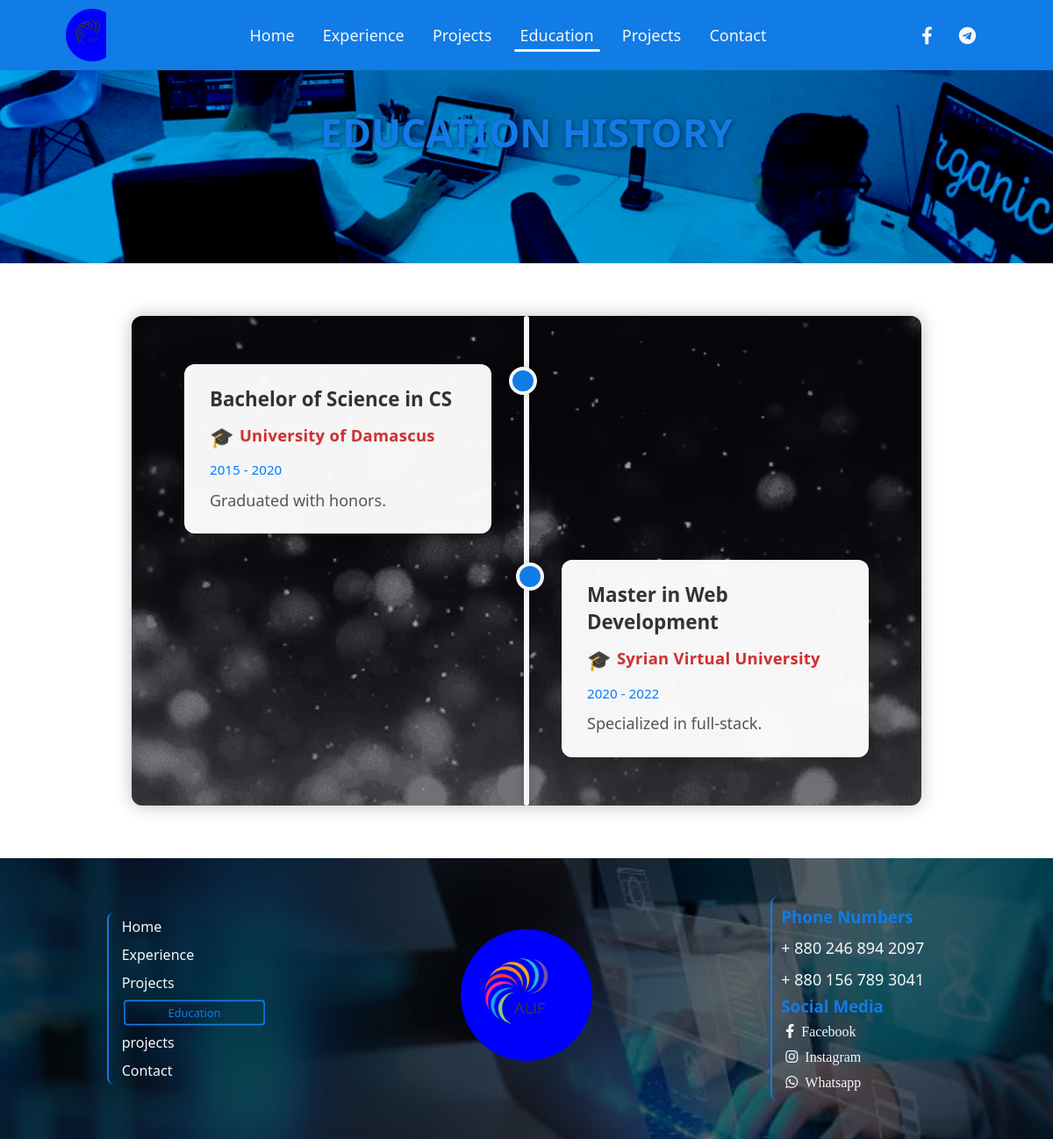
The app's page /education1.php with its own data.
### tables this page shows
CREATE TABLE education_timeline (
    id INT AUTO_INCREMENT PRIMARY KEY,
    title VARCHAR(100) NOT NULL,
    institution VARCHAR(100) NOT NULL,
    year VARCHAR(50) NOT NULL,
    description TEXT,
    order_num INT DEFAULT 0
);

### education1.php (the view, shortened to what this page needs)
<!DOCTYPE html>
<html lang="en">
<head>
    <link rel="stylesheet" href="styles/all.min.css" />
    <link rel="stylesheet" href="styles/v4-shims.min.css" />
    <link rel="stylesheet" href="styles/main.css" />
</head>
<body>
    <header class="f-around">
        <div class="logo"></div>
        <nav>
            <a href="index.php">Home</a>
            <a href="services.php">Experience</a>
            <a href="projects.php">Projects</a>
            <a href="education.php" id="active">Education</a>
            <a href="practice/index.php">projects</a>
            <a href="contact.php">Contact</a>
        </nav>
        <div class="icons">
            <a href="https://www.facebook.com/mubinislam.alif.1"><i class="fa fa-facebook"></i></a>
            <a href="#"><i class="fa fa-telegram"></i></a>
        </div>
    </header>
    <div class="container f-center">
        <h2 class="main-text">Education History</h2>
    </div>
    <div class="timeline">
        <?php
        include "conni.php";
        $counter = 0;
        $query = "SELECT * FROM education_timeline ORDER BY order_num, year DESC";
        $result = mysqli_query($con_mysqli, $query);
        if ($result && mysqli_num_rows($result) > 0) {
            while ($edu = mysqli_fetch_assoc($result)) {
                $position = ($counter % 2 == 0) ? 'left' : 'right';
                $counter++;
        ?>
                <div class="timeline-item <?php echo $position; ?>">
                    <div class="content">
                        <h3><?php echo htmlspecialchars($edu['title']); ?></h3>
                        <p class="institution"><?php echo htmlspecialchars($edu['institution']); ?></p>
                        <p class="year"><?php echo htmlspecialchars($edu['year']); ?></p>
                        <p><?php echo nl2br(htmlspecialchars($edu['description'])); ?></p>
                    </div>
                </div>
        <?php
            }
        } else {
            echo "<p style='text-align:center; color:white; width:100%;'>No education history available.</p>";
        }
        ?>
    </div>
    <footer>
        <div class="footer" style="background-image: url('images/footer-1.jpg')">
            <div class="links">
                <a href="index.php">Home</a>
                <a href="services.php">Experience</a>
                <a href="projects.php">Projects</a>
                <a href="education.php" id="active">Education</a>
                <a href="practice/index.php">projects</a>
                <a href="contact.php">Contact</a>
            </div>
            <div class="logo">
                <img src="images/logo-colors.png" alt="logo" />
            </div>
            <div class="contact">
                <h3>Phone Numbers</h3>
                <p class="phone">+ 880 246 894 2097</p>
                <p class="phone">+ 880 156 789 3041</p>
                <h3>Social Media</h3>
                <span>
                    <a href="https://www.facebook.com/mubinislam.alif.1"> <i class="fa fa-facebook">&nbsp; Facebook</i></a>
                    <a href=""> <i class="fa fa-instagram"> &nbsp;Instagram</i></a>
                    <a href=""> <i class="fa fa-whatsapp"> &nbsp;Whatsapp</i></a>
                </span>
            </div>
        </div>
    </footer>
</body>
</html>

### styles/main.css (style rules this page uses)
* { margin: 0; padding: 0; box-sizing: border-box; transition: ease-in 0.3s; font-family: "Segoe UI", Tahoma, Geneva, Verdana, sans-serif; }
html { scroll-behavior: smooth; direction: ltr; transition: all 0.8s; }
.fa { margin: 3px; transition: none; }
:root { --main: #f7f7f7; --sub: #117be6; --alic: aliceblue; --trans: #00000077; }
.f-center { display: flex; align-items: center; justify-content: center; flex-wrap: wrap; }
.f-around { display: flex; align-items: center; justify-content: space-around; flex-wrap: wrap; }
.main-text { font-size: 48px; color: var(--main); z-index: 10; text-transform: uppercase; }
a { text-decoration: none; }
p { font-size: 18px; line-height: 2; }
.container { width: 100%; min-height: 100vh; padding: 50px 25px; }
header { width: 100%; position: fixed; top: 0; left: 0; z-index: 999; background-color: var(--sub); padding: 10px 0; }
header .logo { height: 60px; width: 46px; background-image: url(../images/logo-w.png); background-size: cover; }
header nav { display: block; }
header nav a { color: var(--main); padding: 7px; margin: 7px; font-size: 18px; display: inline-block; position: relative; text-transform: capitalize; }
header nav a::after { content: ""; position: absolute; width: 0; height: 3px; background-color: var(--main); bottom: 0; left: 0; border-radius: 5px; transition: ease-in 0.3s; }
header nav a:hover::after, #active::after { width: 100%; }
header .icons a { color: var(--main); font-size: 20px; padding: 10px; }
footer .footer { position: relative; height: 320px; width: 100%; display: flex; justify-content: space-around; align-items: center; padding: 20px; background-size: cover; background-position: center center; }
footer .footer::before { content: ""; position: absolute; top: 0; left: 0; width: 100%; height: 100%; background-color: #00000099; }
footer .footer .logo { position: relative; text-align: center; font-size: 24px; color: var(--main); position: relative; }
footer .footer .logo img { height: 150px; }
footer .footer .contact { position: relative; width: 200px; color: var(--main); border-left: 2px solid var(--sub); border-radius: 8px; padding: 10px; }
footer .footer .contact h3 { color: var(--sub); margin-bottom: 5px; }
footer .footer .links { position: relative; width: 200px; border-left: 2px solid var(--sub); border-radius: 8px; }
footer .footer .links a { display: block; color: var(--main); padding: 5px; margin-left: 10px; text-decoration: none; }
footer .footer .links ul li a:hover, footer .footer .links a#active { border: 2px solid var(--sub); color: var(--sub); margin-left: -3px; border-radius: 5px; padding: 5px; text-align: center; transform: scale(0.8); }
footer .footer .contact span { display: grid; gap: 7px; }
footer .footer .contact span a { color: var(--main); text-decoration: none; }
footer .footer .contact span i { margin-left: 5px; }

### records on screen
education_timeline: title "Bachelor of Science in CS", institution "University of Damascus", year "2015 - 2020", description "Graduated with honors."
education_timeline: title "Master in Web Development", institution "Syrian Virtual University", year "2020 - 2022", description "Specialized in full-stack."
